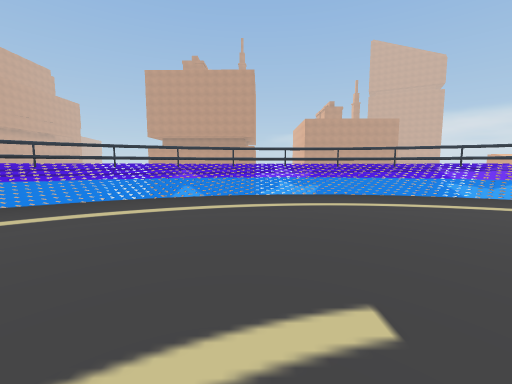
[1] (above)

16 first-person views from a walk through a 3-D level made in the Unity game engine. The camera is 1.5 m above the floor, tilts 6° down and sees 90° across. The floor is counted in squares, 2 m on a side. Each view is taken from the middle of a square. On the plan, view 1 faces up. The plan holds only what a view shows up to about 9 squares ahead; the rest is blank. The place goes on beyond the plan. The player character is not drawn.

[2]
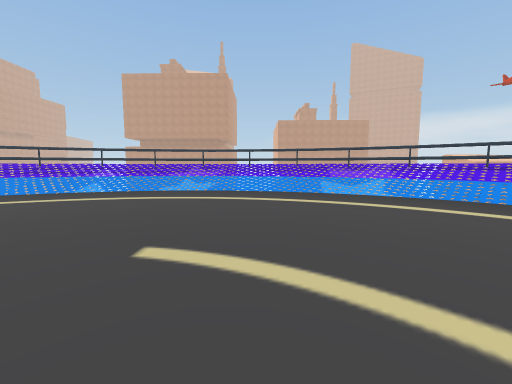

[3]
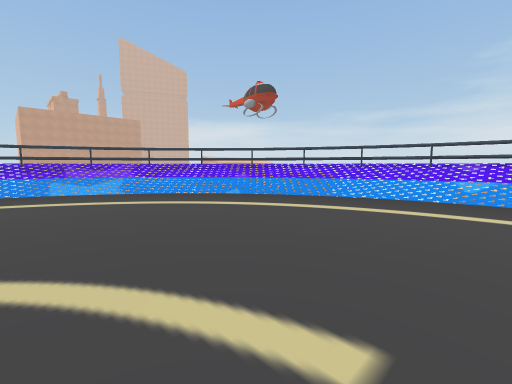

[4]
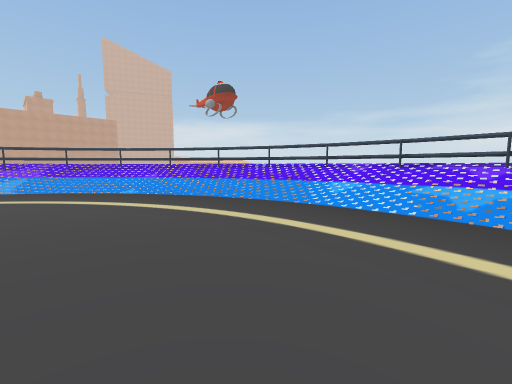

[5]
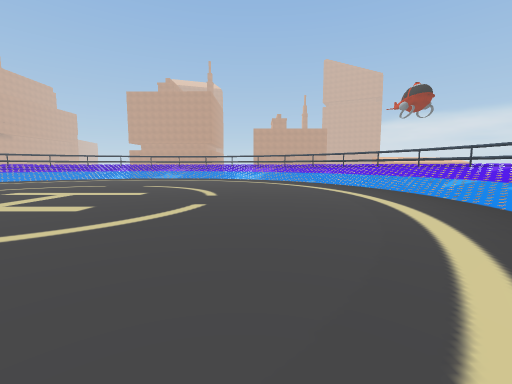

[6]
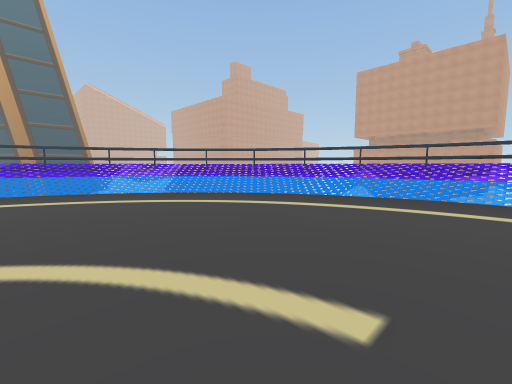

[7]
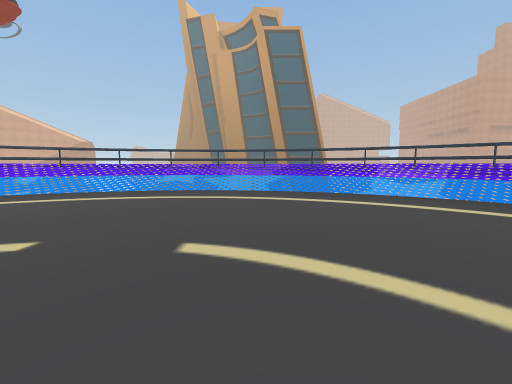

[8]
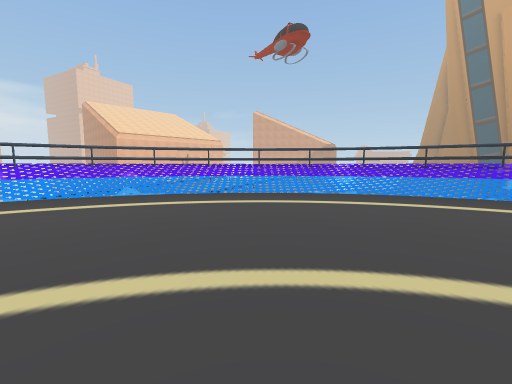

[9]
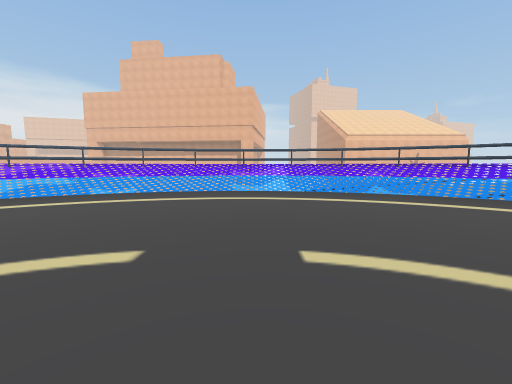

[10]
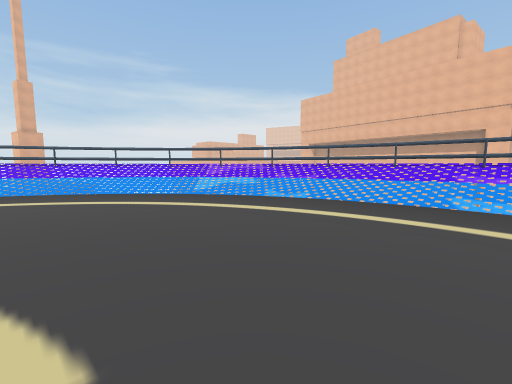

[11]
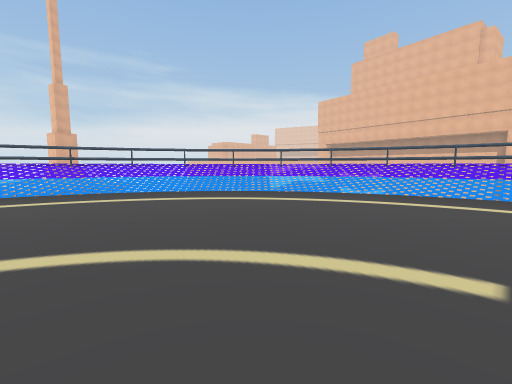

[12]
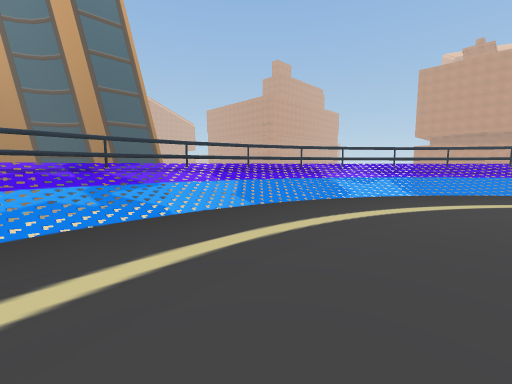

[13]
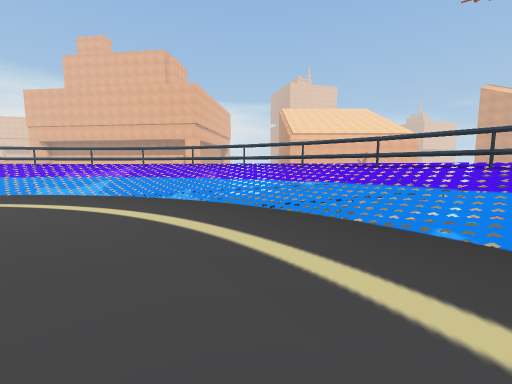

[14]
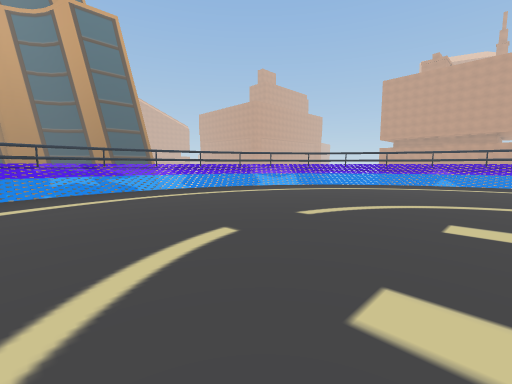

[15]
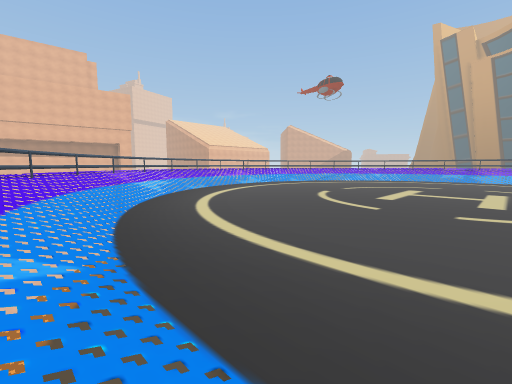

[16]
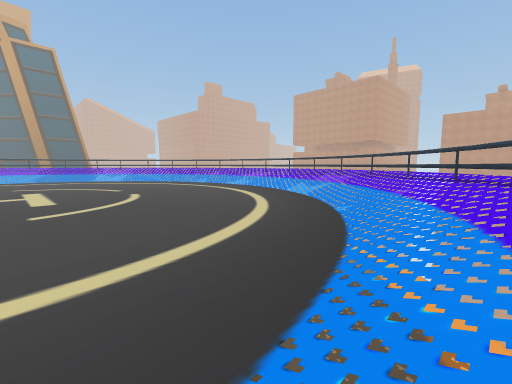

### Floor plan
Key: @ floor where view 1 was taken; # wall or solid block; . floor; / step, stairs or slope; = window, fence, low wall or low ledge; v drop or lower ground.
Columns run from 10 left of view 1 to 13 right of it. Each row starts with its distance up from view 1.
  9         vv####v
  8       ##=//////##v
  7     v#///////////=#v
  6    v#////......////##
  5   v#///..........///##
  4   #///............///
  3  #///..............//##
  2  =//...............///
  1 v///................//=
  0 v//.......@.........//=v
 -1 #//..................//
 -2 =//..................//
 -3 =//..................//
 -4 =//..................//
 -5 v//.................//=#
 -6 v=//................//##
 -7  #//...............///
 -8  v=//..............//##
 -9   v///............///=
-10   v#///.........////=#
-11    v#/////..../////=#
-12  vvvvv=//////////==#
-13 vvv  vv#=/////== #
-14      v   /v##vv

Where each view was taken, in squares from view 1:
view 1: 0 up, 0 right, facing up
view 2: 1 down, 3 right, facing up
view 3: 2 down, 4 right, facing up-right
view 4: 4 down, 6 right, facing up-right
view 5: 8 down, 6 right, facing up
view 6: 0 up, 1 right, facing up-left
view 7: 1 down, 0 right, facing left
view 8: 4 down, 0 right, facing down-left
view 9: 4 down, 1 right, facing down
view 10: 6 down, 1 right, facing down-right
view 11: 4 down, 2 right, facing down-right
view 12: 4 down, 4 left, facing up-left
view 13: 5 down, 4 left, facing down
view 14: 5 down, 0 right, facing up-left
view 15: 1 down, 11 right, facing down-left
view 16: 2 down, 11 right, facing up-left
